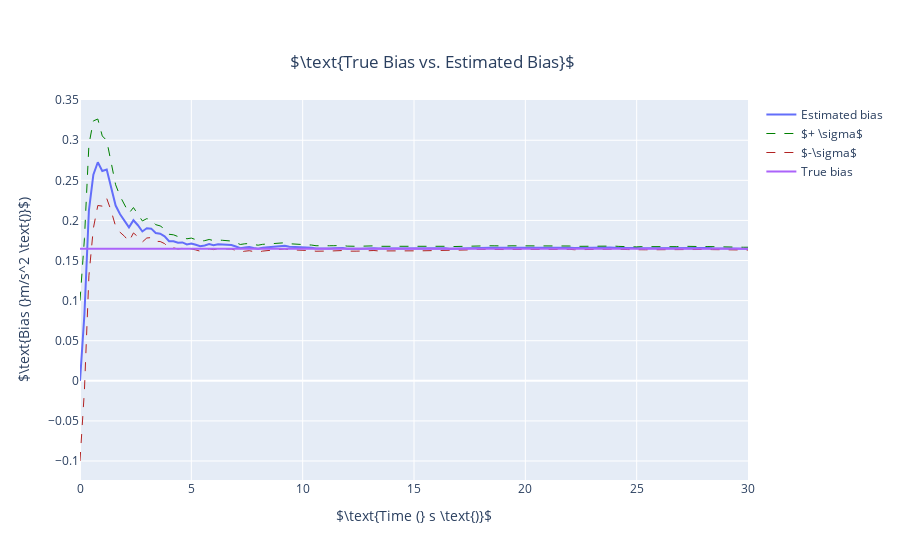
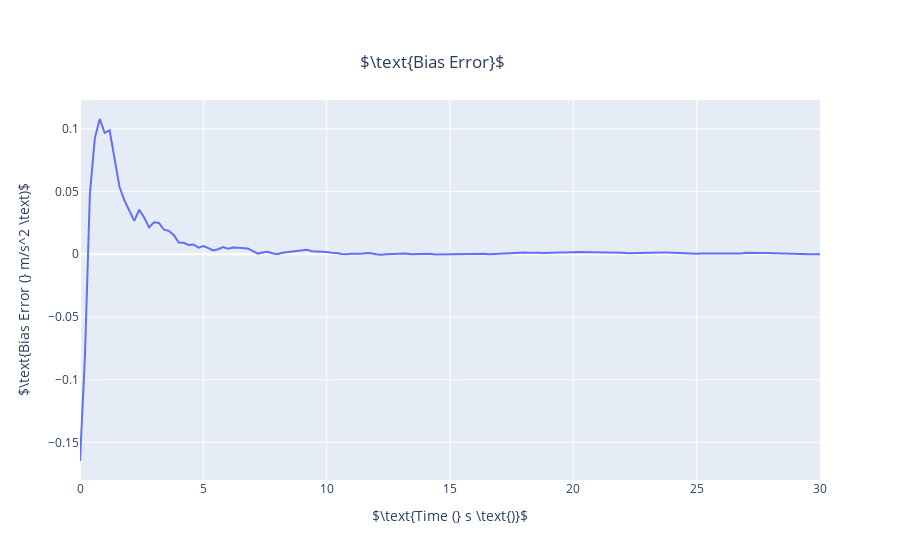
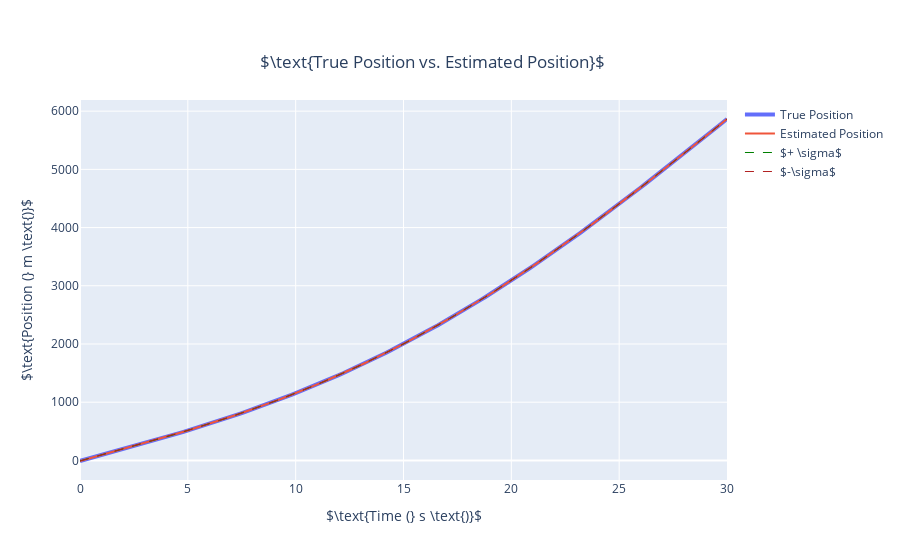
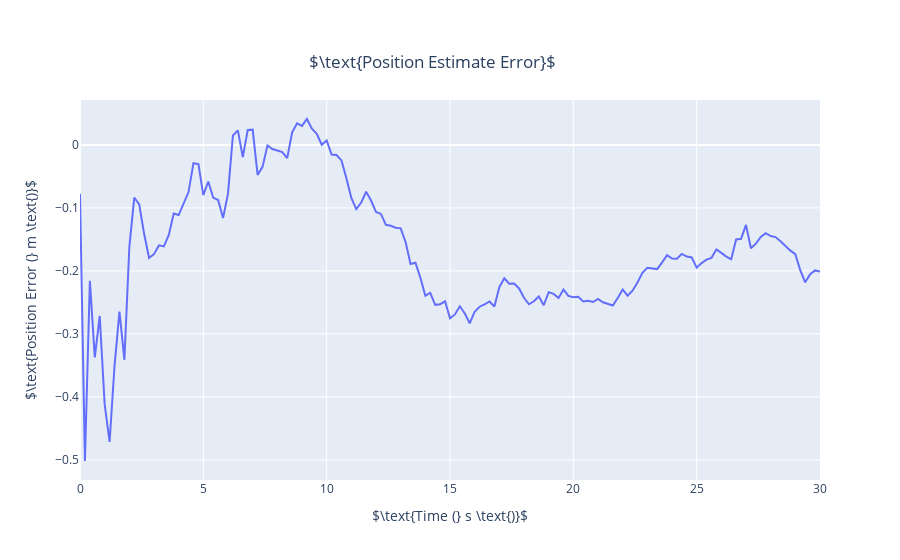

The notebook cell saved with these charts, in order:
### Code cell
pclist, vclist, ptruelist, vtruelist, b_a_true, dxlist, Pklist, Klist, resvec, dxtruelist = monte_carlo_run(verbose=True)

# position vectors
posest = [dxlist[i][0,0] + pclist[i] for i in range(len(dxlist))]
pos_error = [ptruelist[i] - posest[i] for i in range(len(pclist))]
pos_std = [np.sqrt(Pklist[i][0,0]) for i in range(len(Pklist))]
pos_sigma_plus = [posest[i] + pos_std[i] for i in range(len(posest))]
pos_sigma_minus = [posest[i] - pos_std[i] for i in range(len(posest))]

# velocity vectors
velest = [dxlist[i][1,0] + vclist[i] for i in range(len(dxlist))]
vel_error = [vtruelist[i] - velest[i] for i in range(len(vclist))]
vel_std = [np.sqrt(Pklist[i][1,1]) for i in range(len(Pklist))]
vel_sigma_plus = [velest[i] + vel_std[i] for i in range(len(velest))]
vel_sigma_minus = [velest[i] - vel_std[i] for i in range(len(velest))]

# bias vectors
biasest = [dxlist[i][2,0] for i in range(len(dxlist))]
bias_error = [biasest[i] - b_a_true for i in range(len(dxlist))]
bias_std = [np.sqrt(Pklist[i][2,2]) for i in range(len(Pklist))]
bias_sigma_plus = [biasest[i] + bias_std[i] for i in range(len(biasest))]
bias_sigma_minus = [biasest[i] - bias_std[i] for i in range(len(biasest))]


# Bias plot
fig = go.Figure()
fig.add_trace(go.Scatter(x=t_kf, y=biasest, name="Estimated bias"))
fig.add_trace(go.Scatter(x=t_kf, y=bias_sigma_plus, name="$+ \sigma$", line=dict(color='green', width=1, dash='dash')))
fig.add_trace(go.Scatter(x=t_kf, y=bias_sigma_minus, name="$-\sigma$", line=dict(color='firebrick', width=1, dash='dash')))
fig.add_trace(go.Scatter(x=t_kf, y=[b_a_true for i in range(len(dxlist))], name="True bias"))
fig.update_layout(title={'text':r"$\text{True Bias vs. Estimated Bias}$",'xanchor':'center','yanchor':'top','y':0.9,'x':0.48}, xaxis_title=r"$\text{Time (} s \text{)}$", yaxis_title=r"$\text{Bias (}m/s^2 \text{)}$)")
fig.show()

# Bias error plot
figb = go.Figure()
figb.add_trace(go.Scatter(x=t_kf, y=bias_error, name="Bias Error"))
figb.update_layout(title={'text':r"$\text{Bias Error}$",'xanchor':'center','yanchor':'top','y':0.9,'x':0.48}, xaxis_title=r"$\text{Time (} s \text{)}$", yaxis_title=r"$\text{Bias Error (} m/s^2 \text)$")
figb.show()


# fig2 = go.Figure()
# fig2.add_trace(go.Scatter(x=t_kf, y=ptruelist, name="True Position"))
# # fig2.add_trace(go.Scatter(x=tlist, y=ptruelist, name="True Position"))
# fig2.add_trace(go.Scatter(x=t_kf, y=pclist, name="Computed Position"))
# fig2.update_layout(title={'text':"True Position vs. Computed Position",'xanchor':'center','yanchor':'top','y':0.9,'x':0.48}, xaxis_title="Time (sec)", yaxis_title="Position (m)")
# fig2.show()

fig2b = go.Figure()
fig2b.add_trace(go.Scatter(x=t_kf, y=ptruelist, name="True Position", line=dict(width=4)))
fig2b.add_trace(go.Scatter(x=t_kf, y=posest, name="Estimated Position"))
fig2b.add_trace(go.Scatter(x=t_kf, y=pos_sigma_plus, name="$+ \sigma$", line=dict(color='green', width=1, dash='dash')))
fig2b.add_trace(go.Scatter(x=t_kf, y=pos_sigma_minus, name="$-\sigma$", line=dict(color='firebrick', width=1, dash='dash')))
fig2b.update_layout(title={'text':r"$\text{True Position vs. Estimated Position}$",'xanchor':'center','yanchor':'top','y':0.9,'x':0.48}, xaxis_title=r"$\text{Time (} s \text{)}$", yaxis_title=r"$\text{Position (} m \text{)}$")
fig2b.show()

fig3 = go.Figure()
fig3.add_trace(go.Scatter(x=t_kf, y=pos_error, name="Position Estimate Error"))
fig3.update_layout(title={'text':r"$\text{Position Estimate Error}$",'xanchor':'center','yanchor':'top','y':0.9,'x':0.48}, xaxis_title=r"$\text{Time (} s \text{)}$", yaxis_title=r"$\text{Position Error (} m \text{)}$")
fig3.show()

fig4a = go.Figure()
fig4a.add_trace(go.Scatter(x=t_kf, y=velest, name="Estimated Velocity", line=dict(width=4)))
fig4a.add_trace(go.Scatter(x=t_kf, y=vtruelist, name="True Velocity"))
fig4a.add_trace(go.Scatter(x=t_kf, y=vel_sigma_plus, name="$+ \sigma$", line=dict(color='green', width=1, dash='dash')))
fig4a.add_trace(go.Scatter(x=t_kf, y=vel_sigma_minus, name="$-\sigma$", line=dict(color='firebrick', width=1, dash='dash')))
fig4a.update_layout(title={'text':r"$\text{True Velocity vs. Estimated Velocity}$",'xanchor':'center','yanchor':'top','y':0.9,'x':0.48}, xaxis_title=r"$\text{Time (} s \text{)}$", yaxis_title=r"$\text{Velocity Error (} m/s \text{)}$")
fig4a.show()

fig4 = go.Figure()
fig4.add_trace(go.Scatter(x=t_kf, y=vel_error, name="Velocity Estimate Error"))
fig4.update_layout(title={'text':r"$\text{Velocity Estimate Error}$",'xanchor':'center','yanchor':'top','y':0.9,'x':0.48}, xaxis_title=r"$\text{Time (} s \text{)}$", yaxis_title=r"$\text{Velocity Error (} m/s \text{)}$")
fig4.show()

### Figure 1 — Plotly figure (JSON) as saved in the notebook; plotly's stock layout.template omitted (floating-point values rounded to 4 significant figures; data arrays with more than 128 entries replaced by an {"elided": "..."} marker saying what was removed)
{"data": [{"name": "Estimated bias", "type": "scatter", "x": {"elided": "151 float values"}, "y": {"elided": "151 float values"}}, {"line": {"color": "green", "dash": "dash", "width": 1}, "name": "$+ \\sigma$", "type": "scatter", "x": {"elided": "151 float values"}, "y": {"elided": "151 float values"}}, {"line": {"color": "firebrick", "dash": "dash", "width": 1}, "name": "$-\\sigma$", "type": "scatter", "x": {"elided": "151 float values"}, "y": {"elided": "151 float values"}}, {"name": "True bias", "type": "scatter", "x": {"elided": "151 float values"}, "y": {"elided": "151 float values"}}], "layout": {"title": {"text": "$\\text{True Bias vs. Estimated Bias}$", "x": 0.48, "xanchor": "center", "y": 0.9, "yanchor": "top"}, "xaxis": {"title": {"text": "$\\text{Time (} s \\text{)}$"}}, "yaxis": {"title": {"text": "$\\text{Bias (}m/s^2 \\text{)}$)"}}}}

### Figure 2 — Plotly figure (JSON) as saved in the notebook; plotly's stock layout.template omitted (floating-point values rounded to 4 significant figures; data arrays with more than 128 entries replaced by an {"elided": "..."} marker saying what was removed)
{"data": [{"name": "Bias Error", "type": "scatter", "x": {"elided": "151 float values"}, "y": {"elided": "151 float values"}}], "layout": {"title": {"text": "$\\text{Bias Error}$", "x": 0.48, "xanchor": "center", "y": 0.9, "yanchor": "top"}, "xaxis": {"title": {"text": "$\\text{Time (} s \\text{)}$"}}, "yaxis": {"title": {"text": "$\\text{Bias Error (} m/s^2 \\text)$"}}}}

### Figure 3 — Plotly figure (JSON) as saved in the notebook; plotly's stock layout.template omitted (floating-point values rounded to 4 significant figures; data arrays with more than 128 entries replaced by an {"elided": "..."} marker saying what was removed)
{"data": [{"line": {"width": 4}, "name": "True Position", "type": "scatter", "x": {"elided": "151 float values"}, "y": {"elided": "151 float values"}}, {"name": "Estimated Position", "type": "scatter", "x": {"elided": "151 float values"}, "y": {"elided": "151 float values"}}, {"line": {"color": "green", "dash": "dash", "width": 1}, "name": "$+ \\sigma$", "type": "scatter", "x": {"elided": "151 float values"}, "y": {"elided": "151 float values"}}, {"line": {"color": "firebrick", "dash": "dash", "width": 1}, "name": "$-\\sigma$", "type": "scatter", "x": {"elided": "151 float values"}, "y": {"elided": "151 float values"}}], "layout": {"title": {"text": "$\\text{True Position vs. Estimated Position}$", "x": 0.48, "xanchor": "center", "y": 0.9, "yanchor": "top"}, "xaxis": {"title": {"text": "$\\text{Time (} s \\text{)}$"}}, "yaxis": {"title": {"text": "$\\text{Position (} m \\text{)}$"}}}}

### Figure 4 — Plotly figure (JSON) as saved in the notebook; plotly's stock layout.template omitted (floating-point values rounded to 4 significant figures; data arrays with more than 128 entries replaced by an {"elided": "..."} marker saying what was removed)
{"data": [{"name": "Position Estimate Error", "type": "scatter", "x": {"elided": "151 float values"}, "y": {"elided": "151 float values"}}], "layout": {"title": {"text": "$\\text{Position Estimate Error}$", "x": 0.48, "xanchor": "center", "y": 0.9, "yanchor": "top"}, "xaxis": {"title": {"text": "$\\text{Time (} s \\text{)}$"}}, "yaxis": {"title": {"text": "$\\text{Position Error (} m \\text{)}$"}}}}
